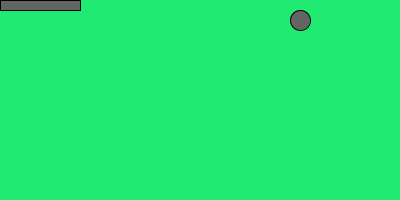
Frame 1 (no input)
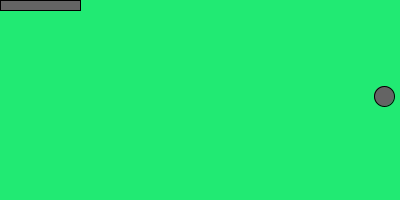
Frame 60 (the mouse pressed at the canvas centre just before this capture)
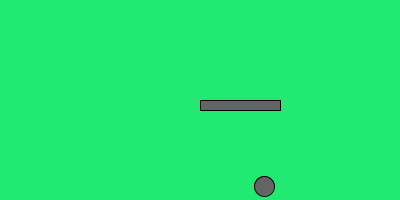
Frame 120 (the mouse held since frame 60 and released just before this capture)

The Processing sketch that drew these frames (run headless with seeded random() and noise(); from frame 60 on, the mouse is pressed at the canvas centre):

// Processing sketch: rebound_ball
// ── rebound_ball.pde
// initial position for our circle
float circle_x = 300;
float circle_y = 20;
// how much to move the circle on each frame
float move_x = 2;
float move_y = -2;
float board_x_left = 0;
float board_x_right = 0;
float board_y_up = 0;
float board_y_down = 0;
float board_width = 40;
float board_height = 5;
 
void setup() {
  size(400, 200);
}

void draw() {
    frameRate(30);  //运行帧数
  background(#21EA73);
  board();
  ellipse(circle_x, circle_y, 20, 20);
  circle_x = circle_x + move_x;
  circle_y = circle_y + move_y;
  
  if(crash()){
     crashBoard();
  }else{
     crashBorder();
  }
}

void crashBoard(){
    if(circle_x >= board_x_left && circle_x <= board_x_right){
         move_y = -move_y;
    }
    if(circle_y >= board_y_up && circle_y <= board_y_down){
          move_x = -move_x;
    }
}

void crashBorder(){
  if(circle_x > width) {
    circle_x = width;
    move_x = -move_x;
    println("too far right");
  }
  if(circle_y > height) {
    circle_y = height;
    move_y = -move_y;
    println("too far bottom");
  }
  if(circle_x < 0) {
    circle_x = 0;
    move_x = -move_x;
    println("too far left");
  }
  if(circle_y < 0) {
    circle_y = 0;
    move_y = -move_y;
    println("too far top");
  }
}

boolean crash(){
   if(circle_x <= board_x_right && circle_x >= board_x_left
   && circle_y >= board_y_up && circle_y <= board_y_down){
        return true;
   }
   return false;
}

void board(){
    fill(100,100,100);
    rect(mouseX,mouseY,board_width*2,board_height*2);
    board_x_left = mouseX-board_width;
    board_x_right = mouseX+board_width;
    board_y_up = mouseY-board_height;
    board_y_down = mouseY+board_height;
}
